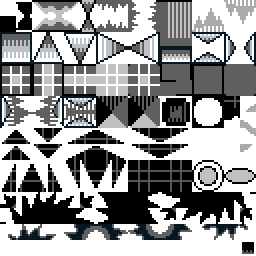
#> input picture archive/old_chr_data/chr_gb.png, 128 x 128 px (shown 2 times larger)
$ python flip_tiles.py
#> lines starting #> are read from the running program, lines starting #| are printed output that depends on the picture
from PIL import Image
import os

def flip_tiles_horizontally(input_path, output_path, tile_width=16):
    """
    Slices an image into columns of `tile_width`, flips each column
    horizontally, and reconstructs the image.
    """
#> called with input_path = 'chr_gb.png', output_path = 'chr_gb_flipped.png', tile_width = 8
    if not os.path.exists(input_path):
        print(f"Error: Could not find '{input_path}'. Check your spelling!")
        return

    # Open the original sprite sheet
    img = Image.open(input_path)
#> img is the input picture: PIL image 128x128 RGBA; mean R, G, B, A 147.4, 148.2, 148.6, 253
    width, height = img.size
#> width = 128; height = 128

    # Create a blank canvas of the exact same size and color mode
    new_img = Image.new(img.mode, (width, height))
#> new_img: PIL image 128x128 RGBA; every value is 0

    # Loop through the width of the image in chunks of 8 pixels
    for x in range(0, width, 8):
        # Define the bounding box for the crop (left, top, right, bottom)
        box = (x, 0, min(x + 8, width), height)

        # 1. Crop the 8px wide column
        tile = img.crop(box)

        # 2. Flip that specific column left-to-right
        flipped_tile = tile.transpose(Image.Transpose.FLIP_LEFT_RIGHT)

        # 3. Paste it back onto the new canvas at the exact same X coordinate
        new_img.paste(flipped_tile, (x, 0))
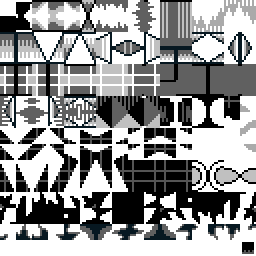
#> new_img: PIL image 128x128 RGBA (shown 2 times larger); mean R, G, B, A 147.4, 148.2, 148.6, 253; transparent parts drawn white

    # Save the final processed image
    new_img.save(output_path)
    print(f"Success! Flipped tiles saved to '{output_path}'")

# --- Run the Script ---
if __name__ == "__main__":
    # You can plug your specific filenames in right here
    input_file = "chr_gb.png"
    output_file = "chr_gb_flipped.png"

    flip_tiles_horizontally(input_file, output_file, tile_width=8)

$ run again, with archive/old_chr_data/temp.png copied over archive/old_chr_data/chr_gb.png
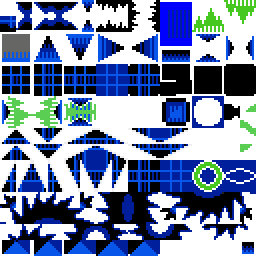
#> input picture archive/old_chr_data/temp.png, 128 x 128 px (shown 2 times larger)
#> in flip_tiles_horizontally, img is the input picture: PIL image 128x128 RGBA; mean R, G, B, A 44.8, 60.6, 93.6, 180.7
#> after the loop in flip_tiles_horizontally, `for x in range(0, width, 8):`:
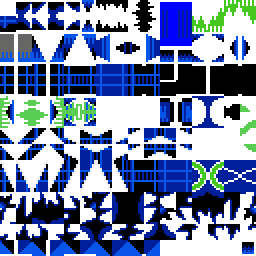
#> new_img: PIL image 128x128 RGBA (shown 2 times larger); mean R, G, B, A 44.8, 60.6, 93.6, 180.7; transparent parts drawn white
